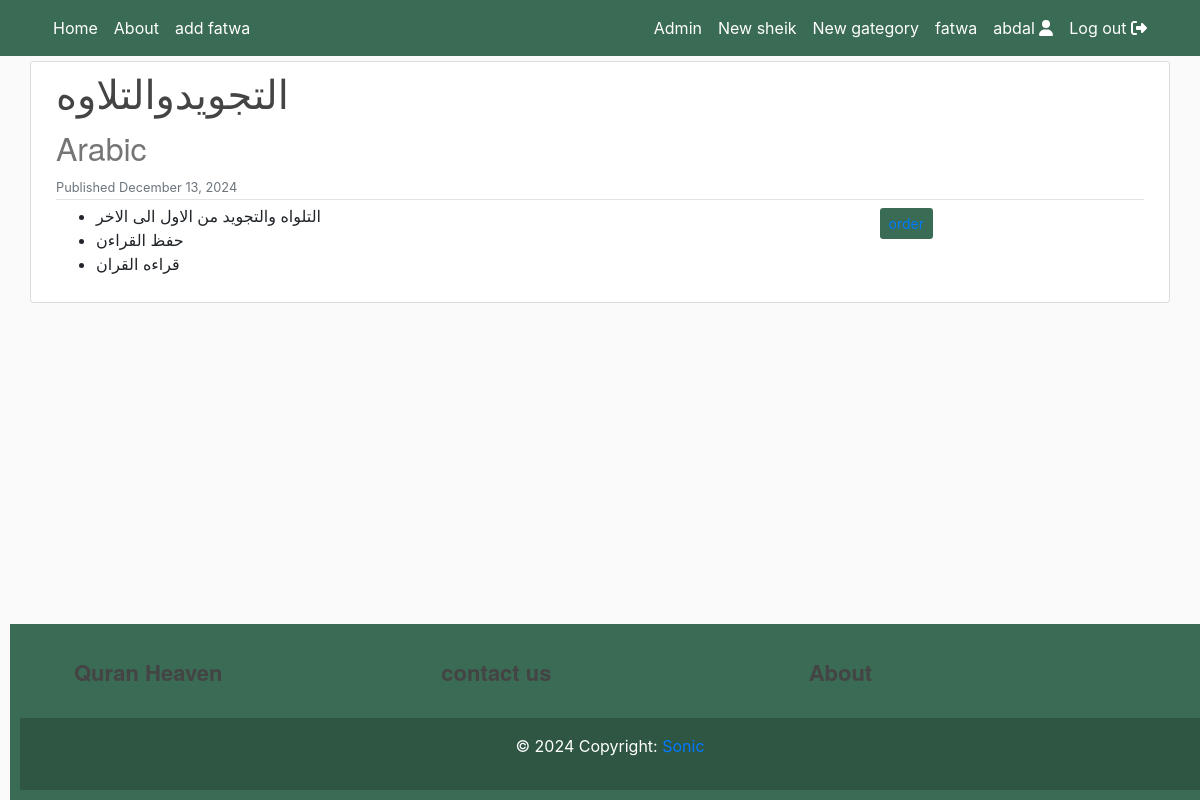
Page /mohamedelmnshaoe/mohamedelmnshaoe_dagoed (signed in) on the committed database.
### quran/models.py (models this page shows, shortened)
class CustomUser(AbstractUser):
    def image_upload_to(self, instance=None):
        if instance:
            return os.path.join("Users", self.username, instance)
        return None
    email = models.EmailField(unique=True)
    status = models.CharField(max_length=100, default='regular')
    description = models.TextField("Description", max_length=600, default='', blank=True)
    image = models.ImageField(default='default/user.jpg', upload_to=image_upload_to)

class Article(models.Model):
    def image_upload_to(self, instance=None):
        if instance:
            return os.path.join("ArticleSeries", slugify(self.series.slug), slugify(self.article_slug), instance)
        return None
    title = models.CharField(max_length=200)
    subtitle = models.CharField(max_length=200, default="", blank=True)
    article_slug = models.SlugField("gategory slug", null=False, blank=False, unique=True)
    image=models.ImageField(default='default/no_image.jpg', upload_to=image_upload_to ,max_length=255)
    content = HTMLField(blank=True, default="")
    notes = HTMLField(blank=True, default="")
    published = models.DateTimeField("Date published", default=timezone.now)
    modified = models.DateTimeField("Date modified", default=timezone.now)
    series = models.ForeignKey(ArticleSeries, default="", verbose_name="sheik", on_delete=models.SET_DEFAULT)
    author = models.ForeignKey(get_user_model(), default=1, on_delete=models.SET_DEFAULT)
    @property
    def slug(self):
        return self.series.slug + "/" + self.article_slug
    class Meta:
        verbose_name_plural = "Article"
        ordering = ['-published']

### quran/decorators.py (the view)
        def _wrapped_view(request, *args, **kwargs):
            if  not request.user.status=='subscriber' and not request.user.is_superuser:
                return redirect(redirect_url)
            return view_func(request, *args, **kwargs)

### quran/views.py (called while the page is built)
@user_is_subscribe
def article(request, series: str, article: str):
    matching_article = Article.objects.filter(series__slug=series, article_slug=article).first()
    return render(
        request=request,
        template_name='article.html',
        context={"object": matching_article}
        )

### quran/templates/article.html (shortened to what this page needs)
{% extends "header.html" %}
{% block content %}
<div class="row media content-section mobiledevice">
    <div class="col-lg-12 col-md-12 col-sm-12">
        <div class="d-flex">
            <div>
                <h1 class="title-style">{{ object.title }}</h1>
                <h2 class="subtitle-style">{{ object.subtitle }}</h2>
            </div>
        </div>
        <div class="d-flex article-metadata">
            <div>
                <small class="text-muted">Published {{ object.published|date:"F d, Y" }}</small>
            </div>
        </div>
    </div>
    <div class="col-lg-9 col-md-12 col-sm-12" id="content">
        <div class="article-style">
            {{ object.content|safe }}
        </div>
    </div>
        <button  class="btn btncolor btn-sm mt-1 mb-1" >
        <a href="{%url 'make_order'%}">order</a> </button>
{% endblock content %}

### quran/templates/navbar.html (shortened to what this page needs)
<header class="site-header" style="margin-bottom: 5px">
    <nav class="navbar navbar-expand-md navbar-color">
        <div class="container">
            <div class="navbar-nav">
                <a class="nav-item nav-link" href="/">Home</a>
            </div>
            <div class="collapse navbar-collapse" id="navbarToggle">
                <div class="navbar-nav mr-auto">
                    <a class="nav-item nav-link" href="{%url 'about'%}">About</a>
                    <a class="nav-item nav-link" href="{%url 'submit_fatwa'%}">add fatwa</a>
                </div>
                <div class="navbar-nav">
                    {% if user.is_authenticated %}
                        {% if user.is_superuser %}
                            <a class="nav-item nav-link" href="admin/">Admin</a>
                            <a class="nav-item nav-link" href="{% url 'series-create' %}">New sheik</a>
                            <a class="nav-item nav-link" href="{% url 'post-create' %}">New gategory</a>
                            <a class="nav-item nav-link" href="{%url 'fatwa_list'%}">fatwa</a>
                        {% endif %}
                        <a class="nav-item nav-link" href="{% url 'profile' user.username %}">
                            {{user.username}} <i class="fas fa-user"></i>
                        </a>
                        <a class="nav-item nav-link" href="{% url 'logout' %}">
                            Log out <i class="fas fa-sign-out-alt"></i>
                        </a>
                    {% endif %}
                </div>
            </div>
        </div>
    </nav>
</header>

### quran/static/account/main/main.css (style rules this page uses)
:root { --footercolor: #3a6b54; --navbarcolor: #3a6b54; --btncolor: #3a6b54; --socialcolor: #3a6b54; --brightText: #ffffff; }
.btncolor { background-color: var(--btncolor) !important; color: var(--brightText) !important; }
.navbar-color { background-color: var(--navbarcolor); }
body { background: #fafafa; }
h1, h2, h3, h4, h5, h6 { color: #444444; }
.site-header .navbar-nav .nav-link { color: var(--brightText); }
.content-section { background: #ffffff; padding: 10px 20px; border: 1px solid #dddddd; border-radius: 3px; margin-bottom: 20px; }
.article-metadata { padding-bottom: 1px; margin-bottom: 4px; border-bottom: 1px solid #e3e3e3 }
@media screen and (min-width: 600px) { .mobiledevice { padding-left: 10px; padding-right: 10px; } }
.title-style { font-family: fell, Georgia, Cambria, 'Times New Roman', Times, serif !important; }
.subtitle-style { font-family: sohne, 'Helvetica Neue', Helvetica, Arial, sans-serif !important; color: rgba(117, 117, 117, 1) !important; }

### rows in the picture
CustomUser: username "abdal"
Article: title "التجويدوالتلاوه", subtitle "Arabic", published "December 13, 2024", content "التلواه والتجويد من الاول الى الاخر حفظ القراءن قراءه القران"
